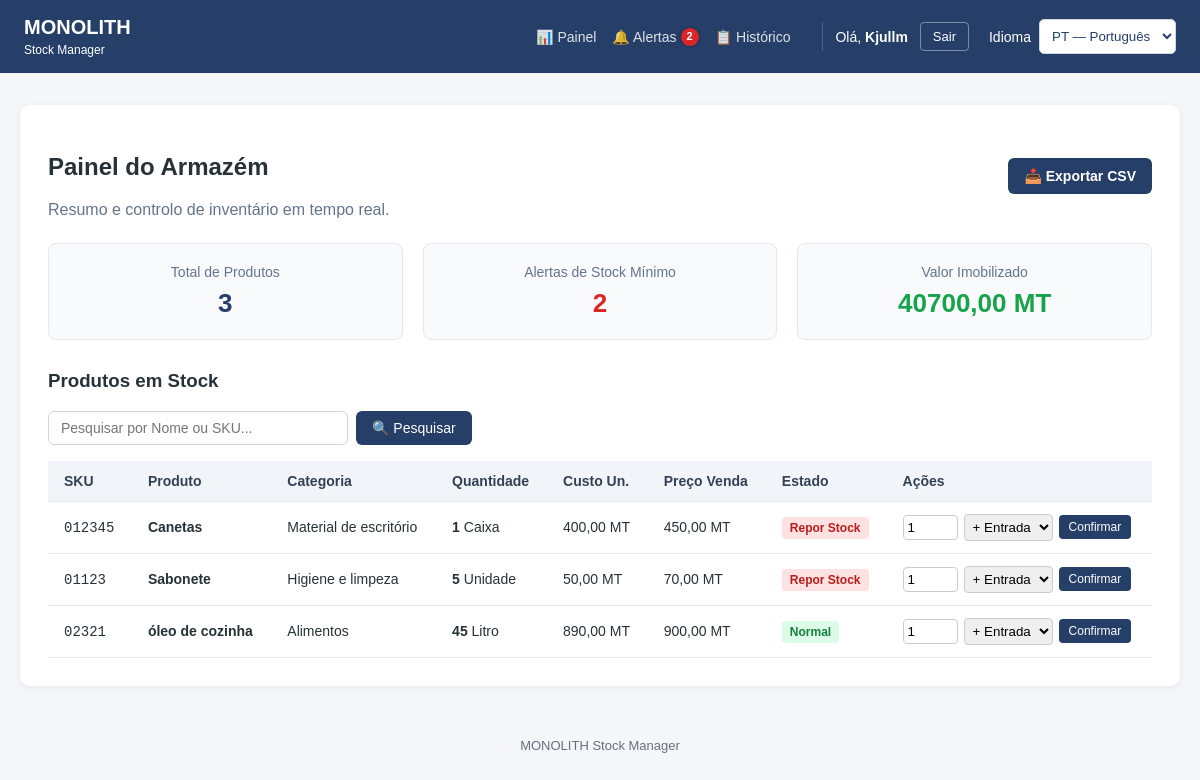
Page /inventory/dashboard/ (signed in) on the committed database.
### inventory/models.py (models this page shows, shortened)
class Product(models.Model):
    UNIT_CHOICES = [
        ('UN', 'Unidade'),
        ('KG', 'Quilograma'),
        ('CX', 'Caixa'),
        ('L', 'Litro'),
        ('M', 'Metro'),
        ('PCT', 'Pacote'),
    ]
    company = models.ForeignKey(
        Company, on_delete=models.CASCADE, related_name='products'
    )
    category = models.ForeignKey(
        Category,
        on_delete=models.SET_NULL,
        null=True,
        blank=True,
        related_name='products',
    )
    name = models.CharField(max_length=200)
    sku = models.CharField(max_length=50, help_text='Código SKU / Barras')
    unit = models.CharField(max_length=10, choices=UNIT_CHOICES, default='UN')
    quantity = models.IntegerField(default=0)
    min_stock = models.IntegerField(default=5)
    cost_price = models.DecimalField(max_digits=12, decimal_places=2, default=0.00)
    selling_price = models.DecimalField(max_digits=12, decimal_places=2, default=0.00)
    created_at = models.DateTimeField(auto_now_add=True)
    updated_at = models.DateTimeField(auto_now=True)
    class Meta:
        verbose_name = 'Produto'
        verbose_name_plural = 'Produtos'
        unique_together = ('company', 'sku')
    @property
    def total_value(self):
        return self.quantity * self.cost_price
    @property
    def needs_reorder(self):
        return self.quantity <= self.min_stock
    from django.contrib.auth.models import User

class Category(models.Model):
    company = models.ForeignKey(
        Company, on_delete=models.CASCADE, related_name='categories'
    )
    name = models.CharField(max_length=100)
    description = models.TextField(blank=True, null=True)
    class Meta:
        verbose_name = 'Categoria'
        verbose_name_plural = 'Categorias'
        unique_together = ('company', 'name')

### inventory/views.py (the view)
# urls.py: path('dashboard/', views.dashboard, name='dashboard'),
@login_required
def dashboard(request):
    user_profile = getattr(request.user, 'profile', None)
    company = user_profile.company if user_profile else None
    products = Product.objects.filter(company=company) if company else Product.objects.all()
    query = request.GET.get('q', '').strip()
    if query:
        products = products.filter(name__icontains=query) | products.filter(sku__icontains=query)
    total_products = products.count()
    low_stock_count = sum(1 for p in products if p.needs_reorder)
    total_inventory_value = sum(p.total_value for p in products)
    context = {
        'company': company,
        'products': products,
        'total_products': total_products,
        'low_stock_count': low_stock_count,
        'total_inventory_value': total_inventory_value,
        'query': query, # Mantém o texto pesquisado no campo
    }
    return render(request, 'inventory/dashboard.html', context)

### inventory/context_processors.py (called while the page is built)
def low_stock_context(request):
    if not request.user.is_authenticated:
        return {'low_stock_count': 0}
    user_profile = getattr(request.user, 'profile', None)
    company = user_profile.company if user_profile else None
    if company:
        products = Product.objects.filter(company=company)
    else:
        products = Product.objects.all()
    count = sum(1 for p in products if p.needs_reorder)
    return {'low_stock_count': count}

### templates/inventory/dashboard.html (shortened to what this page needs)
{% extends 'base.html' %}
{% block content %}
<div style="display: flex; justify-content: space-between; align-items: center; margin-bottom: 24px;">
    <div>
        <h2>Painel do Armazém {% if company %}- {{ company.name }}{% endif %}</h2>
        <p style="color: #64748b; margin: 0;">Resumo e controlo de inventário em tempo real.</p>
    </div>
    <div style="display: flex; gap: 10px;">
        <a href="{% url 'export_products_csv' %}" class="btn-export">📥 Exportar CSV</a>
    </div>
</div>
<div class="dashboard-metrics">
    <div class="metric-card">
        <div class="metric-title">Total de Produtos</div>
        <div class="metric-value">{{ total_products }}</div>
    </div>
    <div class="metric-card">
        <div class="metric-title">Alertas de Stock Mínimo</div>
        <div class="metric-value danger">{{ low_stock_count }}</div>
    </div>
    <div class="metric-card">
        <div class="metric-title">Valor Imobilizado</div>
        <div class="metric-value success">{{ total_inventory_value }} MT</div>
    </div>
</div>
<h3 style="margin-top: 30px;">Produtos em Stock</h3>
<form method="get" class="search-box">
    <input type="text" name="q" value="{{ query }}" placeholder="Pesquisar por Nome ou SKU..." class="search-input">
    <button type="submit" class="btn-search">🔍 Pesquisar</button>
</form>
<div class="table-container">
    <table>
        <thead>
            <tr>
                <th>SKU</th>
                <th>Produto</th>
                <th>Categoria</th>
                <th>Quantidade</th>
                <th>Custo Un.</th>
                <th>Preço Venda</th>
                <th>Estado</th>
                <th>Ações</th>
            </tr>
        </thead>
        <tbody>
            {% for product in products %}
            <tr>
                <td><code>{{ product.sku }}</code></td>
                <td><strong>{{ product.name }}</strong></td>
                <td>{{ product.category.name|default:"Sem Categoria" }}</td>
                <td><strong>{{ product.quantity }}</strong> {{ product.get_unit_display }}</td>
                <td>{{ product.cost_price }} MT</td>
                <td>{{ product.selling_price }} MT</td>
                <td>
                    {% if product.needs_reorder %}
                        <span class="badge badge-danger">Repor Stock</span>
                    {% else %}
                        <span class="badge badge-success">Normal</span>
                    {% endif %}
                </td>
                <td>
                    <div style="display: flex; gap: 8px; align-items: center;">
                        <form action="{% url 'record_movement' product.id %}" method="post" style="display: flex; gap: 6px; align-items: center;">
                            <input type="number" name="quantity" value="1" min="1" style="width: 55px; padding: 4px; border: 1px solid #ccc; border-radius: 4px;" required>
                            <select name="movement_type" style="padding: 4px; border: 1px solid #ccc; border-radius: 4px;">
                                <option value="IN">+ Entrada</option>
                            </select>
                            <button type="submit" style="background: #253F69; color: white; border: none; padding: 5px 10px; border-radius: 4px; cursor: pointer; font-size: 12px;">Confirmar</button>
                        </form>
                    </div>
                </td>
            </tr>
            {% empty %}
            <tr>
                <td colspan="8" style="text-align: center; color: #94a3b8; padding: 24px;">
                    Nenhum produto encontrado.
                </td>
            </tr>
            {% endfor %}
        </tbody>
    </table>
</div>
{% endblock %}

### templates/base.html (shortened to what this page needs)
{% load i18n %}
<!DOCTYPE html>
<html lang="{{ LANGUAGE_CODE }}">
<head>
</head>
<body>
    <header class="topbar">
        <a href="{% url 'dashboard' %}" class="brand">
            MONOLITH
            <span>Stock Manager</span>
        </a>
        <div class="topbar-actions">
            {% if user.is_authenticated %}
                <nav class="nav-links">
                    <a href="{% url 'dashboard' %}" class="nav-link">📊 {% trans "Painel" %}</a>
                    <a href="{% url 'low_stock_alerts' %}" class="nav-link" title="{% trans "Alertas de Stock" %}">
                        🔔 {% trans "Alertas" %}
                        {% if low_stock_count > 0 %}
                            <span class="notification-badge">{{ low_stock_count }}</span>
                        {% endif %}
                    </a>
                    <a href="{% url 'movement_history' %}" class="nav-link">📋 {% trans "Histórico" %}</a>
                </nav>
                <div class="user-info">
                    <span>{% trans "Olá" %}, <strong>{{ user.first_name|default:user.username }}</strong></span>
                    <a href="{% url 'logout' %}" class="btn-logout">{% trans "Sair" %}</a>
                </div>
            {% endif %}
            <form class="language-form" action="{% url 'set_language' %}" method="post">
                <label for="language">{% trans "Idioma" %}</label>
                <select id="language" name="language" onchange="this.form.submit()">
                    <option value="pt-pt" {% if LANGUAGE_CODE == 'pt-pt' %}selected{% endif %}>
                        PT — Português
                    </option>
                </select>
            </form>
        </div>
    </header>
    <main>
        <section class="content">
            {% block content %}
            {% endblock %}
        </section>
    </main>
    <footer>
        MONOLITH Stock Manager
    </footer>
</body>
</html>

### templates/base.html (style rules this page uses)
:root { --primary-color: #253F69; --background-color: #f4f6f9; --surface-color: #ffffff; --text-color: #263238; }
* { box-sizing: border-box; }
body { margin: 0; font-family: Arial, sans-serif; background: var(--background-color); color: var(--text-color); }
.topbar { background: var(--primary-color); color: white; padding: 16px 24px; display: flex; justify-content: space-between; align-items: center; gap: 16px; flex-wrap: wrap; }
.brand { font-size: 20px; font-weight: bold; text-decoration: none; color: white; }
.brand span { display: block; font-size: 12px; font-weight: normal; margin-top: 4px; }
.topbar-actions { display: flex; align-items: center; gap: 20px; }
.nav-links { display: flex; align-items: center; gap: 16px; margin-right: 12px; }
.nav-link { color: rgba(255, 255, 255, 0.85); text-decoration: none; font-size: 14px; font-weight: 500; transition: color 0.2s; position: relative; display: inline-flex; align-items: center; gap: 4px; }
.notification-badge { background-color: #dc2626; color: white; font-size: 11px; font-weight: bold; border-radius: 50%; padding: 2px 6px; min-width: 18px; height: 18px; display: inline-flex; align-items: center; justify-content: center; line-height: 1; box-shadow: 0 0 4px rgba(0,0,0,0.3); }
.user-info { font-size: 14px; display: flex; align-items: center; gap: 12px; padding-left: 12px; border-left: 1px solid rgba(255, 255, 255, 0.2); }
.btn-logout { background: transparent; border: 1px solid rgba(255, 255, 255, 0.4); color: white; padding: 6px 12px; border-radius: 4px; text-decoration: none; font-size: 13px; transition: all 0.2s; }
.language-form { display: flex; align-items: center; gap: 8px; }
.language-form label { font-size: 14px; }
.language-form select { padding: 8px; border: 1px solid #d0d7e2; border-radius: 5px; background: white; color: #253F69; }
main { max-width: 1200px; margin: 32px auto; padding: 0 20px; }
.content { background: var(--surface-color); padding: 28px; border-radius: 10px; box-shadow: 0 2px 8px rgba(0, 0, 0, 0.06); }
footer { text-align: center; padding: 20px; color: #657080; font-size: 13px; }

### templates/inventory/dashboard.html (style rules this page uses)
.dashboard-metrics { display: grid; grid-template-columns: repeat(auto-fit, minmax(220px, 1fr)); gap: 20px; margin-bottom: 30px; }
.metric-card { background: #f8fafc; border: 1px solid #e2e8f0; border-radius: 8px; padding: 20px; text-align: center; }
.metric-title { font-size: 14px; color: #64748b; margin-bottom: 8px; }
.metric-value { font-size: 26px; font-weight: bold; color: #253F69; }
.metric-value.danger { color: #dc2626; }
.metric-value.success { color: #16a34a; }
.table-container { overflow-x: auto; margin-top: 15px; }
table { width: 100%; border-collapse: collapse; text-align: left; }
th, td { padding: 12px 16px; border-bottom: 1px solid #e2e8f0; font-size: 14px; }
th { background: #f1f5f9; color: #334155; }
.badge { padding: 4px 8px; border-radius: 4px; font-size: 12px; font-weight: bold; }
.badge-success { background: #dcfce7; color: #15803d; }
.badge-danger { background: #fee2e2; color: #b91c1c; }
.btn-export { background: #253F69; color: white; padding: 10px 16px; border-radius: 6px; text-decoration: none; font-weight: bold; font-size: 14px; }
.search-box { display: flex; gap: 8px; margin-bottom: 16px; }
.search-input { padding: 8px 12px; border: 1px solid #cbd5e1; border-radius: 6px; font-size: 14px; width: 300px; }
.btn-search { background: #253F69; color: white; border: none; padding: 8px 16px; border-radius: 6px; cursor: pointer; font-size: 14px; }

### rows in the picture
Product: sku "012345", name "Canetas", category.name "Material de escritório", quantity "1", unit "Caixa", cost_price "400,00", selling_price "450,00", min_stock "Repor Stock"
Product: sku "01123", name "Sabonete", category.name "Higiene e limpeza", quantity "5", unit "Unidade", cost_price "50,00", selling_price "70,00", min_stock "Repor Stock"
Product: sku "02321", name "óleo de cozinha", category.name "Alimentos", quantity "45", unit "Litro", cost_price "890,00", selling_price "900,00", min_stock "Normal"

### other values in the picture
{{ low_stock_count }} "2"
{{ user.first_name|default:user.username }} "Kjullm"
{{ total_products }} "3"
{{ total_inventory_value }} "40700,00"
